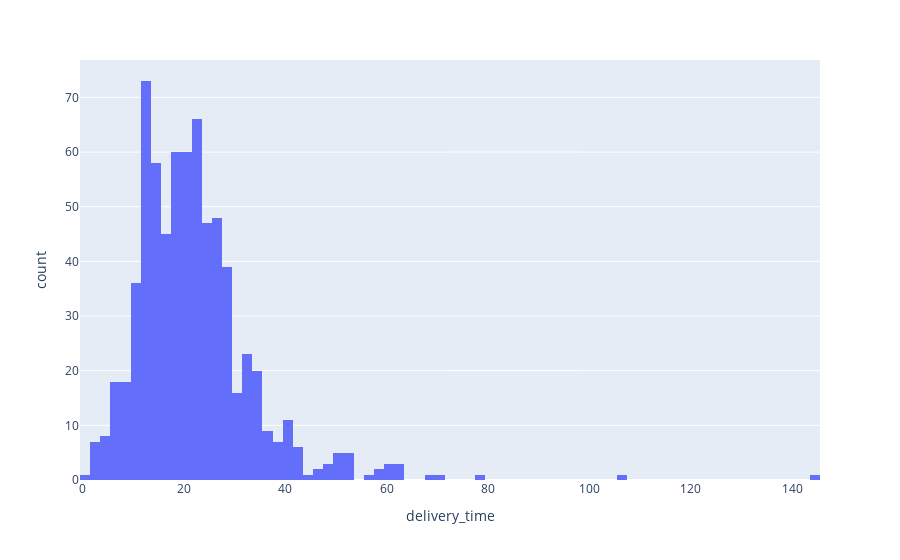

Here is the notebook cell this chart was saved with:
### Code cell
px.histogram(canceled_orders, x="delivery_time")
#Большую часть заказов предположительно должны были доставить в срок от недели до месяца

### Figure 1 — Plotly figure (JSON) as saved in the notebook; plotly's stock layout.template omitted (floating-point values rounded to 4 significant figures; data arrays with more than 128 entries replaced by an {"elided": "..."} marker saying what was removed)
{"data": [{"alignmentgroup": "True", "bingroup": "x", "hovertemplate": "delivery_time=%{x}<br>count=%{y}<extra></extra>", "legendgroup": "", "marker": {"color": "#636efa", "pattern": {"shape": ""}}, "name": "", "offsetgroup": "", "orientation": "v", "showlegend": false, "type": "histogram", "x": {"elided": "706 int values"}, "xaxis": "x", "yaxis": "y"}], "layout": {"barmode": "relative", "legend": {"tracegroupgap": 0}, "margin": {"t": 60}, "xaxis": {"anchor": "y", "domain": [0, 1], "title": {"text": "delivery_time"}}, "yaxis": {"anchor": "x", "domain": [0, 1], "title": {"text": "count"}}}}
